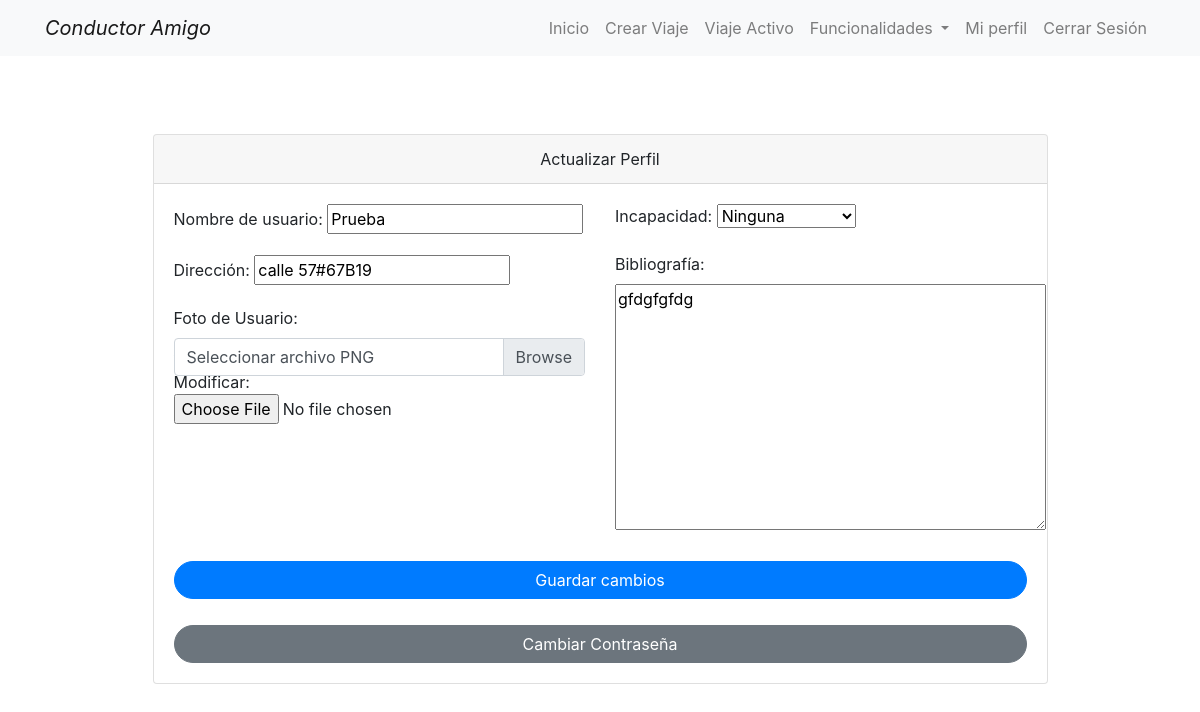
The page /usuarios/profile/admin/edit/ (signed in) on the database its author committed.
### usuarios/models.py (models this page shows, shortened)
class Usuario(AbstractBaseUser):
    username = models.CharField('Nombre de usuario',
                                unique=True,
                                max_length=100)
    nombres = models.CharField('Nombres',
                               max_length=200,
                               blank=True)
    apellidos = models.CharField('Apellidos',
                                 max_length=200,
                                 blank=True)
    nacimiento = models.DateField('Fecha de Nacimiento')
    email = models.EmailField('Correo Electrónico',
                              max_length=254,
                              unique=True,
                              null=False)
    direccion = models.CharField('Dirección', max_length=200, blank=True)
    usuario_administrador = models.BooleanField(default=False)
    foto_usuario = models.ImageField('Foto de Usuario',
                                     upload_to='perfil/',
                                     blank=True)
    foto_carnet = models.ImageField('Foto de Carnet',
                                    upload_to='carnet/',
                                    blank=True)
    foto_licencia_conducir = models.ImageField('Foto de Licencia de Conducir',
                                               upload_to='licencia/',
                                               blank=True)
    rol = models.ForeignKey("usuarios.Role",
                            verbose_name=("Rol"),
                            on_delete=models.CASCADE,
                            default=1)
    is_superuser = models.BooleanField(default=False)
    privacidad = models.BooleanField('Acepta políticas de privacidad',
                                     default=False)
    INCAPACIDAD_CHOICES = [
        ('ninguna', 'Ninguna'),
        ('silla_de_ruedas', 'Silla de ruedas'),
        ('muletas', 'Muletas'),
        ('vision_reducida', 'Visión reducida'),
    ]
    incapacidad = models.CharField(
        'Incapacidad',
        max_length=15,
        choices=INCAPACIDAD_CHOICES,
        default='ninguna'  # Valor predeterminado: Ninguna
    )
    bibliografia = models.TextField(
        'Bibliografía',
        blank=True
        )
    calificacion = models.DecimalField(
        'Calificación',
        default=5,
        max_digits=3,
        decimal_places=1,
        validators=[
            MinValueValidator(1),
            MaxValueValidator(5)
            ]
        )
    USERNAME_FIELD = 'username'
    objects = UsuarioManager()
    REQUIRED_FIELDS = ['email', 'nombres', 'apellidos', 'privacidad']
    @property
    def is_staff(self):
        """
        Verifica si el usuario es miembro del personal.

        Returns:
            bool: True si el usuario es miembro del personal, False en caso contrario.
        """
        return self.usuario_administrador
    promedio_manejo = models.FloatField(default=0)
    promedio_higiene = models.FloatField(default=0)
    promedio_charla = models.FloatField(default=0)
    promedio_puntualidad = models.FloatField(default=0)
    promedio_general = models.FloatField(default=0)

### usuarios/views.py (the view, shortened to what this page needs)
# urls.py: path('profile/<str:username>/edit/', UserProfileUpdateView.as_view() , name='editar_usuario'),
class UserProfileUpdateView(LoginRequiredMixin, SuccessMessageMixin, UpdateView):
    model = Usuario
    template_name = 'pasajeros/editar_usuario.html'
    fields = ["username", "direccion", "foto_usuario", "rol", "incapacidad", "bibliografia"]
    success_message = "Perfil actualizado exitosamente"
    def get_object(self, queryset=None):
        return self.request.user

### usuarios/templates/pasajeros/editar_usuario.html (shortened to what this page needs)
{% extends 'layouts/layout.html' %}
{% block content %}
  <div class="container mt-5">
    <div class="row justify-content-center">
      <div class="col-md-10">
        <div class="card" style="margin-top: 30px;">
          <div class="card-header text-center">Actualizar Perfil</div>
          <div class="card-body">
            <form method="post" enctype="multipart/form-data">
              <div class="row">
                <div class="col-md-6">
                  <div class="form-group">
                    {{ form.username.label_tag }}
                    {{ form.username }}
                  </div>
                  <div class="form-group">
                    {{ form.direccion.label_tag }}
                    {{ form.direccion }}
                  </div>
                  <div class="form-group">
                    {{ form.foto_usuario.label_tag }}
                    <div class="custom-file">
                      {{ form.foto_usuario }}
                      <label class="custom-file-label" for="{{ form.foto_usuario.id_for_label }}" accept=".png">Seleccionar archivo PNG</label>
                    </div>
                  </div>
                </div>
                <div class="col-md-6">
                  <div class="form-group">
                    {{ form.incapacidad.label_tag }}
                    {{ form.incapacidad }}
                  </div>
                  <div class="form-group">
                    {{ form.bibliografia.label_tag }}
                    {{ form.bibliografia }}
                  </div>
                </div>
              </div>
              <div class="form-group" style="margin-top: 8px;">
                <button type="submit" class="btn btn-primary rounded-pill" style="width: 100%; margin-top: 1px;">Guardar cambios</button>
              </div>
            </form>
            <a href="{% url 'cambio_contrasena' username=user.username %}" class="btn btn-secondary rounded-pill" style="width: 100%; margin-top: 10px;">Cambiar Contraseña</a>
          </div>
        </div>
      </div>
    </div>
  </div>
{% endblock %}

### rows shown on the page
Usuario: username "Prueba", direccion "calle 57#67B19", incapacidad "Ninguna", bibliografia "gfdgfgfdg"
